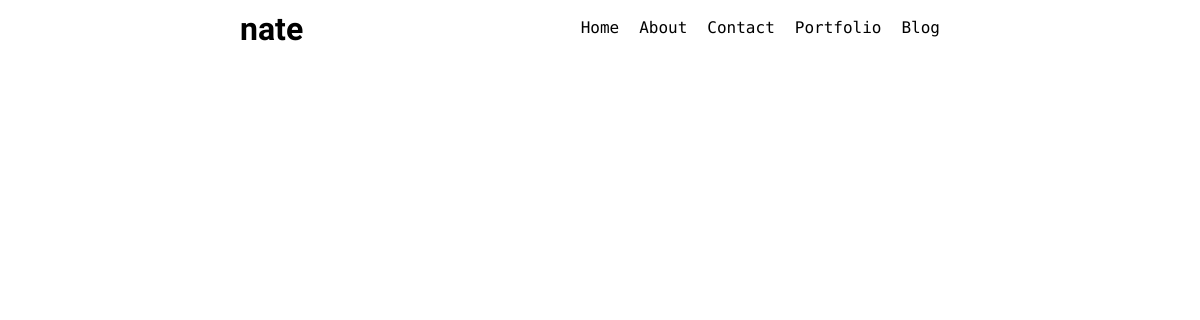
The app's page /about, older data.
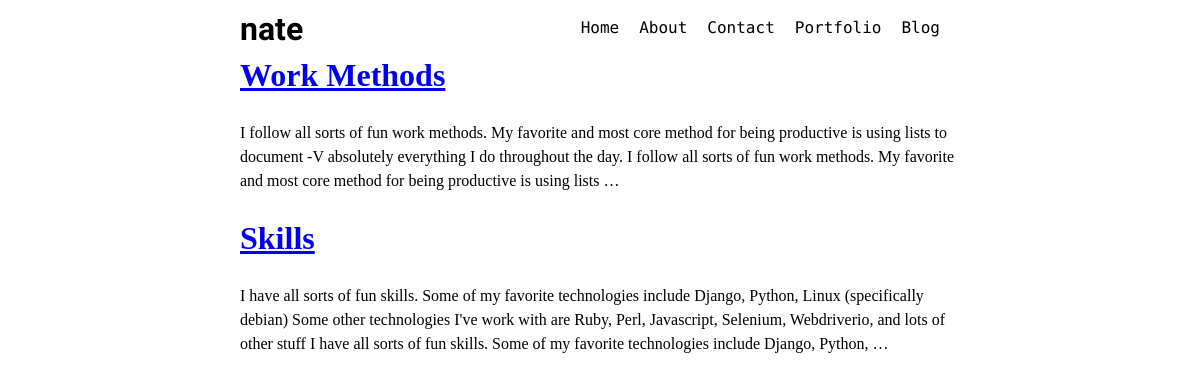
The same page, newer data.
### home/models.py (models this page shows, shortened)
class About(models.Model):
	title = models.CharField(max_length=100, unique=True)
	slug = models.SlugField(max_length=100, unique=True, blank=True)
	image_1 = models.URLField(blank=True)
	image_2 = models.URLField(blank=True)
	image_3 = models.URLField(blank=True)
	content = models.TextField()

### home/views.py (the view)
# urls.py: url(r'^about$', AboutView.as_view()),
class AboutView(ListView):
	template_name = "home/about.html"
	model = About
	def get_context_data(self, **kwargs):
		context = dict()
		all_abouts = About.objects.all()
		context['about_list'] = all_abouts
		return context

### home/templates/home/about.html
{% extends 'home/base.html' %}
{% block content %}
<div class="container">
{% for about in about_list %}
<a href="/about/{{ about.slug }}"><h1> {{ about.title }} </h1></a>
<p> {{ about.content|truncatewords:50 }} </p>
{% endfor %}
</div>
{% endblock %}

Row changes from the older to the newer data that the page shows:
added About: title "Work Methods", content "I follow all sorts of fun work methods. My favorite and most core method for being productive is using lists to document -V absolutely everything I do throughout the day. I follow all sorts of fun work methods. My favorite and most core method for being productive is using lists …"
added About: title "Skills", content "I have all sorts of fun skills. Some of my favorite technologies include Django, Python, Linux (specifically debian) Some other technologies I've work with are Ruby, Perl, Javascript, Selenium, Webdriverio, and lots of other stuff I have all sorts of fun skills. Some of my favorite technologies include Django, Python, …"
